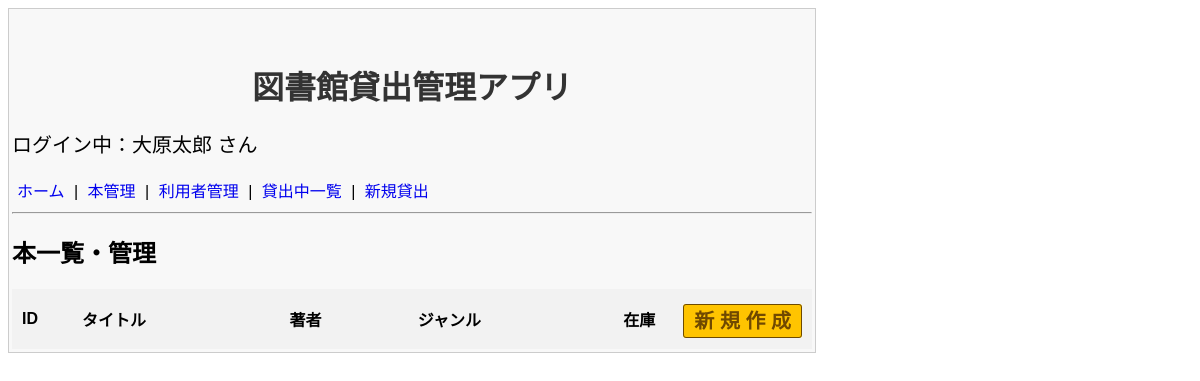
/books/, run on an earlier commit of the app's database.
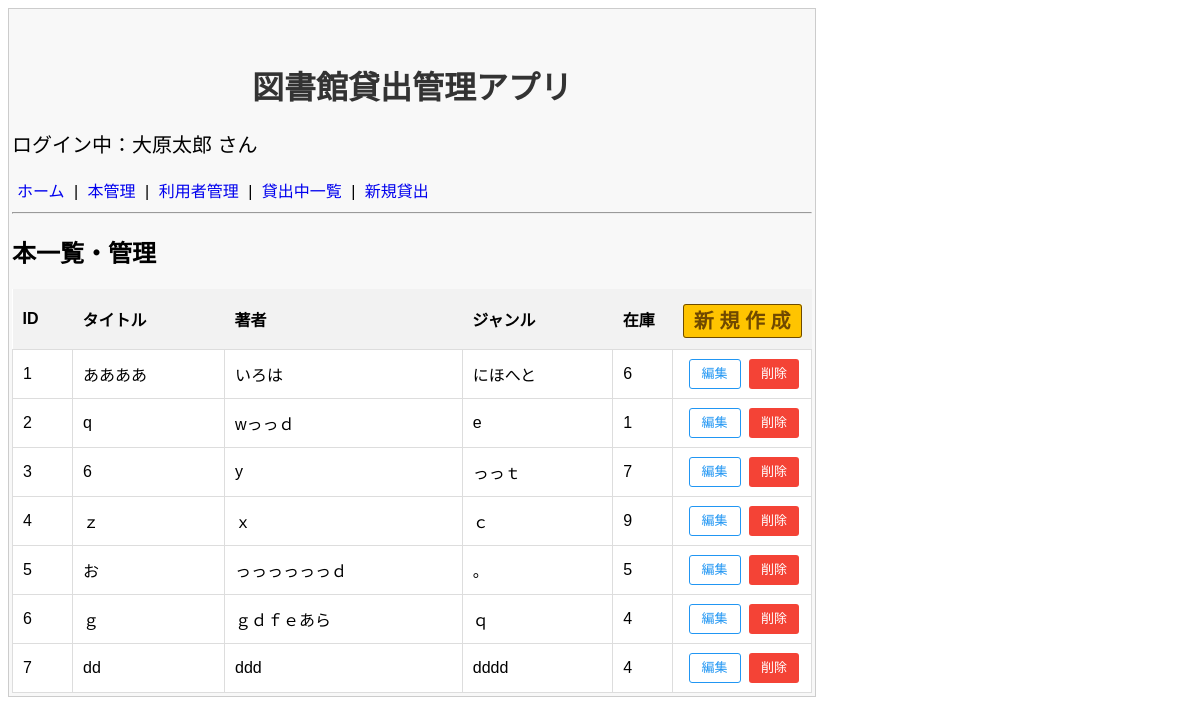
And on a later commit of the database.
### models.py (models this page shows, shortened)
class Book(db.Model):
    __tablename__ = 'books'
    book_id = db.Column(db.Integer, primary_key=True, autoincrement=True)
    title = db.Column(db.String(200), nullable=False)
    author = db.Column(db.String(200), nullable=False)
    genre = db.Column(db.String(200), nullable=False)
    stock = db.Column(db.Integer, nullable=False)

### application/books/views.py (the view)
@books_blueprint.route('/')
def index():
    edit_id = request.args.get('edit_id', type=int)
    list_books = Book.query.all()
    form = BookForm()
    return render_template('books/list.html',
                           list_books=list_books,
                           edit_id=edit_id,
                           form=form)

### application/books/forms.py
class BookForm( FlaskForm ):
    title = StringField('タイトル',
                       validators=[DataRequired(message="必須項目です")])
    author = StringField('著者',
                       validators=[DataRequired(message="必須項目です")])
    genre = StringField('ジャンル',
                       validators=[DataRequired(message="必須項目です")])
    stock = SelectField('在庫冊数',
                    choices=[(i, str(i)) for i in range(11)],
                    coerce=int,
                    validators=[InputRequired(message="必須項目です")])
    submit = SubmitField('登録する')

### templates/books/list.html (shortened to what this page needs)
{% extends "base.html" %}
{% block content %}
    <h2>本一覧・管理</h2>
    <table class="user-table">
        <colgroup>
            <col style="width: 60px;">
            <col class="col-name">
            <col class="col-name">
            <col class="col-name">
            <col style="width: 60px;">
            <col style="width: 130px;">
        </colgroup>
        <thead>
            <tr>
                <th>ID</th>
                <th>タイトル</th>
                <th>著者</th>
                <th>ジャンル</th>
                <th>在庫</th>
                <th class="actions"><a href="{{ url_for('books.new_book') }}" class="shinki-button">新 規 作 成</a></th>
            </tr>
        </thead>
        <tbody>
            {% for book in list_books %}
            <tr>
                <td>{{ book.book_id }}</td>
                {% if book.book_id == edit_id %}
                    <td>
                        <input type="text" name="title" form="form-{{book.book_id}}"
                               value="{{ form.title.data if form.title.data is not none else book.title }}" class="table-input">
                        {% for error in form.title.errors %}<div class="error">{{ error }}</div>{% endfor %}
                    </td>
                    <td>
                        <input type="text" name="author" form="form-{{book.book_id}}"
                               value="{{ form.author.data if form.author.data is not none else book.author }}" class="table-input">
                        {% for error in form.author.errors %}<div class="error">{{ error }}</div>{% endfor %}
                    </td>
                    <td>
                        <input type="text" name="genre" form="form-{{book.book_id}}"
                               value="{{ form.genre.data if form.genre.data is not none else book.genre }}" class="table-input">
                        {% for error in form.genre.errors %}<div class="error">{{ error }}</div>{% endfor %}
                    </td>
                    <td>
                        <select name="stock" form="form-{{book.book_id}}" class="table-input">
                            {% for i in range(11) %}
                            <option value="{{ i }}" {% if (form.stock.data if form.stock.data is not none else book.stock)|int == i %}selected{% endif %}>{{ i }}</option>
                            {% endfor %}
                        </select>
                        {% for error in form.stock.errors %}<div class="error">{{ error }}</div>{% endfor %}
                    </td>
                    <td class="actions">
                        <form id="form-{{book.book_id}}" action="{{ url_for('books.update_book', book_id=book.book_id) }}" method="POST">
                            {{ form.hidden_tag() }}
                            <input type="submit" value="確定" class="confirm-button">
                            <a href="{{ url_for('books.index') }}" class="cancel-link">キャンセル</a>
                        </form>
                    </td>
                {% else %}
                    <td>{{ book.title }}</td>
                    <td>{{ book.author }}</td>
                    <td>{{ book.genre }}</td>
                    <td>{{ book.stock }}</td>
                    <td class="actions">
                        <a href="{{ url_for('books.index', edit_id=book.book_id) }}" class="edit-button">編集</a>
                        <form action="{{ url_for('books.delete_book', book_id=book.book_id) }}" method="POST" style="display: inline;">
                            <input type="submit" value="削除" class="delete-button" onclick="return confirm('本当に削除しますか？')">
                        </form>
                    </td>
                {% endif %}
            </tr>
            {% endfor %}
        </tbody>
    </table>
</div>
{% endblock %}

What changed in the data, as far as the page shows it:
added Book: book_id "1", title "ああああ", author "いろは", genre "にほへと", stock "6"
added Book: book_id "2", title "q", author "wっっｄ", genre "e", stock "1"
added Book: book_id "3", title "6", author "y", genre "っっｔ", stock "7"
added Book: book_id "4", title "ｚ", author "ｘ", genre "ｃ", stock "9"
added Book: book_id "5", title "お", author "っっっっっっｄ", genre "。", stock "5"
added Book: book_id "6", title "ｇ", author "ｇｄｆｅあら", genre "ｑ", stock "4"
added Book: book_id "7", title "dd", author "ddd", genre "dddd", stock "4"
